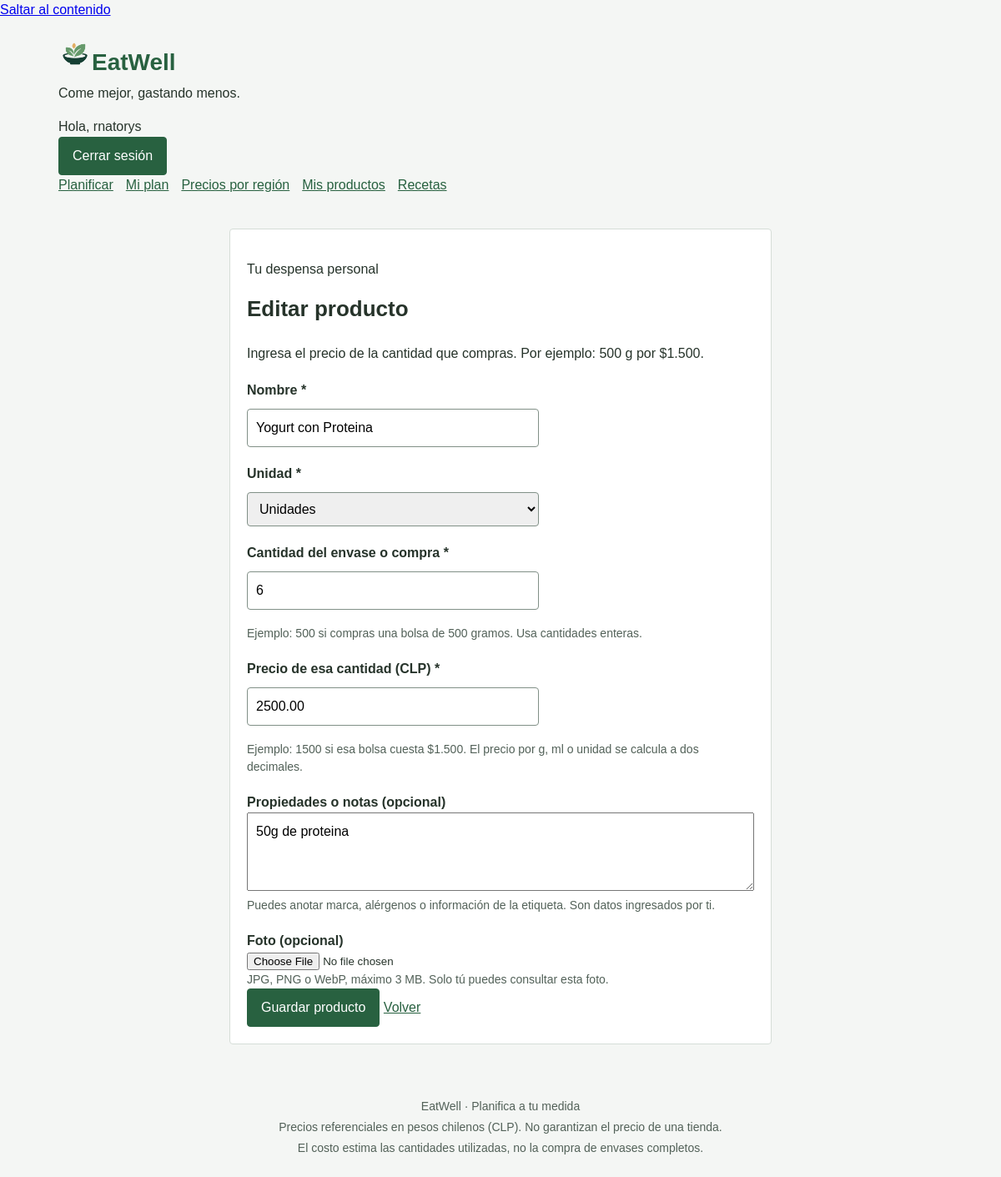
Screenshot of /productos/1/editar/ (signed in) with the database file from the repository.
### web/models.py (models this page shows)
class ProductoPersonal(models.Model):
    usuario = models.ForeignKey(settings.AUTH_USER_MODEL, on_delete=models.CASCADE)
    nombre = models.CharField(max_length=100)
    unidad = models.CharField(max_length=6, choices=[("g", "Gramos"), ("ml", "Mililitros"), ("unidad", "Unidades")])
    cantidad_referencia = models.PositiveIntegerField(validators=[MinValueValidator(1), MaxValueValidator(100000)])
    precio_referencia = models.DecimalField(max_digits=10, decimal_places=2, validators=[MinValueValidator(Decimal("0.01"))])
    propiedades = models.TextField(blank=True, max_length=1000)
    foto = models.ImageField(upload_to="productos/", blank=True)

### web/views_catalogo.py (the view)
# urls.py: path("productos/<int:pk>/editar/", views_catalogo.producto_formulario, name="producto_editar"),
@login_required
def producto_formulario(request, pk=None):
    if request.method not in ["GET", "POST"]:
        return HttpResponseNotAllowed(["GET", "POST"])
    producto = None
    if pk is not None:
        producto = get_object_or_404(ProductoPersonal, pk=pk, usuario=request.user)
    if request.method == "POST":
        form = ProductoForm(request.POST, request.FILES, instance=producto)
        if form.is_valid():
            producto = form.save(commit=False)
            producto.usuario = request.user
            producto.save()
            return redirect("productos")
    else:
        form = ProductoForm(instance=producto)
    return render(request, "web/producto_form.html", {"form": form, "producto": producto})

### web/forms.py (shortened to what this page needs)
class ProductoForm(forms.ModelForm):
    class Meta:
        model = ProductoPersonal
        fields = ["nombre", "unidad", "cantidad_referencia", "precio_referencia", "propiedades", "foto"]
        labels = {
            "cantidad_referencia": "Cantidad del envase o compra",
            "precio_referencia": "Precio de esa cantidad (CLP)",
            "propiedades": "Propiedades o notas (opcional)", "foto": "Foto (opcional)",
        }
        help_texts = {
            "cantidad_referencia": "Ejemplo: 500 si compras una bolsa de 500 gramos. Usa cantidades enteras.",
            "precio_referencia": "Ejemplo: 1500 si esa bolsa cuesta $1.500. El precio por g, ml o unidad se calcula a dos decimales.",
            "propiedades": "Puedes anotar marca, alérgenos o información de la etiqueta. Son datos ingresados por ti.",
            "foto": "JPG, PNG o WebP, máximo 3 MB. Solo tú puedes consultar esta foto.",
        }
        widgets = {"propiedades": forms.Textarea(attrs={"rows": 3}), "foto": forms.FileInput()}

### web/templates/web/producto_form.html (shortened to what this page needs)
{% extends "web/base.html" %}
{% block page_class %}page-product-form{% endblock %}
{% block content %}
<section class="panel form-panel product-editor">
    <p class="eyebrow">Tu despensa personal</p>
    <h1>{% if producto %}Editar producto{% else %}Agregar producto{% endif %}</h1>
    <p>Ingresa el precio de la cantidad que compras. Por ejemplo: 500 g por $1.500.</p>
    <form class="product-form" method="post" enctype="multipart/form-data">
        {% include "web/campos_formulario.html" %}
        <div class="form-actions"><button class="button" type="submit">Guardar producto</button>
        <a class="button secondary" href="{% url 'productos' %}">Volver</a></div>
    </form>
</section>
{% endblock %}

### web/templates/web/base.html (shortened to what this page needs)
{% load static %}
<!DOCTYPE html>
<html lang="es">
<head>
    <link rel="stylesheet" href="{% static 'web/css/styles.css' %}">
</head>
<body class="site-body {% block page_class %}{% endblock %}">
    <a class="skip-link" href="#contenido">Saltar al contenido</a>
    <header class="site-header">
        <div class="header-inner">
            <div class="brand-group">
                <a class="brand" href="{% url 'home' %}"><span class="brand-mark" aria-hidden="true"><img class="brand-logo" src="{% static 'web/img/eatwell-logo.png' %}" alt="" width="40" height="40"></span>EatWell</a>
                <p class="brand-tagline">Come mejor, gastando menos.</p>
            </div>
            {% if user.is_authenticated %}
            <div class="account-area">
                <span class="account-greeting">Hola, {{ user.username }}</span>
                <form class="logout-form" method="post" action="{% url 'logout' %}">
                    <button type="submit" class="button header-button">Cerrar sesión</button>
                </form>
            </div>
            {% endif %}
        </div>
        <nav class="account-nav" aria-label="Navegación principal">
            {% with pagina_actual=request.resolver_match.url_name %}
            {% if user.is_authenticated %}
                <a class="nav-link" href="{% url 'home' %}" {% if pagina_actual == 'home' %}aria-current="page"{% endif %}>Planificar</a>
                <a class="nav-link" href="{% url 'plan' %}" {% if pagina_actual == 'plan' or pagina_actual == 'editar_comida' or pagina_actual == 'editar_producto_plan' %}aria-current="page"{% endif %}>Mi plan</a>
                <a class="nav-link" href="{% url 'precios' %}" {% if pagina_actual == 'precios' %}aria-current="page"{% endif %}>Precios por región</a>
                <a class="nav-link" href="{% url 'productos' %}" {% if pagina_actual == 'productos' or pagina_actual == 'producto_nuevo' or pagina_actual == 'producto_editar' %}aria-current="page"{% endif %}>Mis productos</a>
                <a class="nav-link" href="{% url 'recetas' %}" {% if pagina_actual == 'recetas' or pagina_actual == 'receta_nueva' or pagina_actual == 'receta_editar' %}aria-current="page"{% endif %}>Recetas</a>
            {% else %}
                <a class="nav-link" href="{% url 'login' %}" {% if pagina_actual == 'login' %}aria-current="page"{% endif %}>Iniciar sesión</a>
                <a class="nav-link" href="{% url 'registro' %}" {% if pagina_actual == 'registro' %}aria-current="page"{% endif %}>Crear cuenta</a>
            {% endif %}
            {% endwith %}
        </nav>
    </header>
    <main class="site-main" id="contenido">
        {% block content %}{% endblock %}
    </main>
    <footer class="site-footer">
        <div class="footer-inner">
            <p class="footer-brand">EatWell <span>· Planifica a tu medida</span></p>
            <p class="footer-note">Precios referenciales en pesos chilenos (CLP). No garantizan el precio de una tienda.</p>
            <p class="footer-note">El costo estima las cantidades utilizadas, no la compra de envases completos.</p>
        </div>
    </footer>
</body>
</html>

### web/templates/web/campos_formulario.html (shortened to what this page needs)
{% for campo in form %}
    {% if campo.is_hidden %}
        {{ campo }}{{ campo.errors }}
    {% else %}
        <div class="form-field {% if campo.field.widget.input_type == 'checkbox' %}form-field-check{% endif %}{% if campo.errors %} has-error{% endif %}">
            {% if campo.field.widget.input_type == 'checkbox' %}
                <label class="check-label" for="{{ campo.id_for_label }}">{{ campo }} <span>{{ campo.label }}</span></label>
            {% else %}
                <label class="field-label" for="{{ campo.id_for_label }}">{{ campo.label }}{% if campo.field.required %}<span class="required-mark" aria-hidden="true"> *</span>{% endif %}</label>
                {{ campo }}
            {% endif %}
            {% if campo.help_text %}<div class="helptext" id="{{ campo.auto_id }}_helptext">{{ campo.help_text|safe }}</div>{% endif %}
        </div>
    {% endif %}
{% endfor %}

### web/static/web/css/styles.css (style rules this page uses)
* { box-sizing: border-box; }
body { margin: 0; background-color: #f4f6f4; color: #26332a; font-family: Arial, sans-serif; line-height: 1.5; }
.site-header, main, footer { max-width: 1100px; margin: auto; padding: 20px; }
.brand { color: #286140; font-size: 28px; font-weight: bold; text-decoration: none; }
.site-header p { margin-top: 4px; }
h1, h2 { margin-top: 0; }
h1 { font-size: 26px; }
.panel { margin-bottom: 20px; padding: 20px; background-color: white; border: 1px solid #d5ddd7; border-radius: 4px; }
.form-panel { max-width: 650px; margin: 0 auto 20px; }
label { display: block; margin-top: 20px; font-weight: bold; }
input[type="number"], input[type="text"], input[type="password"], select { display: block; width: 100%; max-width: 350px; padding: 10px; margin: 10px 0 18px; border: 1px solid #819087; border-radius: 4px; font: inherit; }
textarea { width: 100%; max-width: 100%; padding: 10px; font: inherit; }
button { padding: 10px 16px; background-color: #286140; color: white; border: 1px solid #286140; border-radius: 4px; font: inherit; cursor: pointer; }
.secondary { background-color: white; color: #286140; }
.account-nav { display: flex; align-items: center; flex-wrap: wrap; gap: 15px; }
.account-nav a { color: #286140; }
.helptext { color: #526158; font-size: 14px; }
.help, .meal-cost, footer { color: #526158; font-size: 14px; }
footer { text-align: center; }
footer p { margin: 4px 0; }

### rows the page displays
ProductoPersonal: form "Yogurt con Proteina" "Unidades" "6" "2500.00" "50g de proteina"

### other values shown
{{ user.username }} "rnatorys"
{{ campo.label }} "Nombre" "Unidad" "Cantidad del envase o compra" "Precio de esa cantidad (CLP)" "Propiedades o notas (opcional)" "Foto (opcional)"
{{ campo.help_text|safe }} "Ejemplo: 500 si compras una bolsa de 500 gramos. Usa cantidades enteras." "Ejemplo: 1500 si esa bolsa cuesta $1.500. El precio por g, ml o unidad se calcula a dos decimales." "Puedes anotar marca, alérgenos o información de la etiqueta. Son datos ingresados por ti." "JPG, PNG o WebP, máximo 3 MB. Solo tú puedes consultar esta foto."
